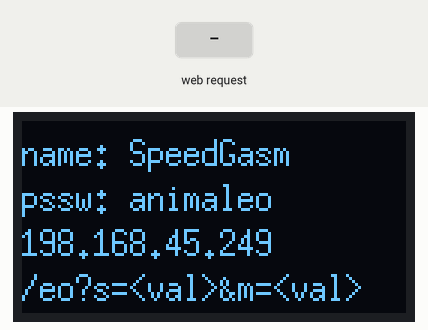
Recording of a sketch running on a simulated ESP8266 (NodeMCU). Parts: 128×64 one-colour display. The inputs (shaded band) are chosen by the test bench. What the sketch prints to the serial monitor is not drawn.

Above: at 6.2 s.
6.3 s: HTTP request GET /eo received
At 7.4 s:
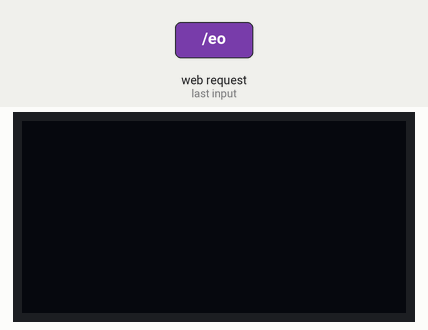
7.8 s: HTTP request GET /eo?s=1 received
At 8.6 s:
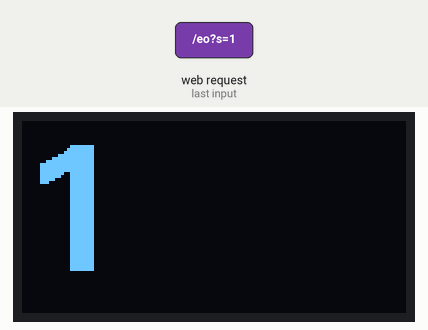
Timing chart, 0 to 10.8 s (numbered marks = the images above; inputs shaded):
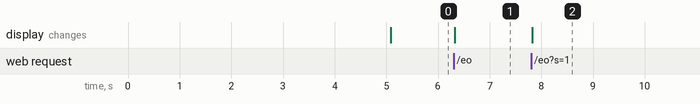

Measured:
- after the input at 6.3 s, the display: changes at once (image 1)
- after the input at 7.8 s, the display: changes at once (image 2)

The sketch:

espWatch.ino
```cpp
#include <ESP8266WiFi.h>
#include <WiFiClient.h>
#include <ESP8266WebServer.h>
#include <Arduino.h>
#include <U8g2lib.h>
#include <SPI.h>
#include <Wire.h>

U8G2_SH1106_128X64_NONAME_F_HW_I2C u8g2 (U8G2_R0);

//SSID and Password to your ESP Access Point
const char* ssid = "SpeedGasm";
const char* password = "animaleo";

ESP8266WebServer server(80); //Server on port 80

void handleRoot() {
  String currentSpeed = server.arg("s") ;
  String measure = server.arg("m") ;
  u8g2.clearBuffer();
  u8g2.setFont(u8g2_font_fub42_tf);
  u8g2.setCursor(0, 50);
  u8g2.print(currentSpeed);
  u8g2.setFont(u8g2_font_etl16thai_t);
  u8g2.setCursor(100, 10);
  u8g2.print(measure);
  u8g2.sendBuffer();
  server.send(202, "text/plain", "");
}

IPAddress    apIP(198,168,45,249);
void setup(void) {
  Wire.begin(5, 4);
  u8g2.begin();
  Serial.begin(9600);

  WiFi.mode(WIFI_AP_STA);
  WiFi.softAPConfig(apIP, apIP, IPAddress(255, 255, 255, 0));   // subnet FF FF FF 00
  //WiFi.mode(WIFI_AP); //Only Access point
  WiFi.softAP(ssid, password); //Start HOTspot removing password will disable security

  IPAddress myIP = WiFi.softAPIP(); //Get IP address
  Serial.print("HotSpt IP:");
  Serial.println(myIP);

  server.on("/eo", handleRoot); //Which routine to handle at root location

  server.begin(); //Start server
  Serial.println("HTTP server started");

   u8g2.clearBuffer();
  u8g2.setFont(u8g2_font_fub30_tf);
  u8g2.setCursor(0, 35);
  u8g2.print("SPEED ");
  u8g2.setCursor(0, 64);
  u8g2.print("GASM ");
  u8g2.setFont(u8g2_font_6x13_me);
  u8g2.setCursor(50, 35);
  u8g2.print("0,1");
  u8g2.sendBuffer();
  delay(5000);
  u8g2.clearBuffer();
  u8g2.setFont(u8g2_font_6x13_me);
  u8g2.setCursor(0, 15);
  u8g2.print("name: " + String(ssid));
  u8g2.setCursor(0, 30);
  u8g2.print("pssw: " + String(password));
  u8g2.setCursor(0, 45);
  u8g2.print(myIP.toString());
  u8g2.setCursor(0, 60);
  u8g2.print("/eo?s=<val>&m=<val>");
  u8g2.sendBuffer();
}

void loop(void) {
  server.handleClient(); //Handle client requests
}
```
